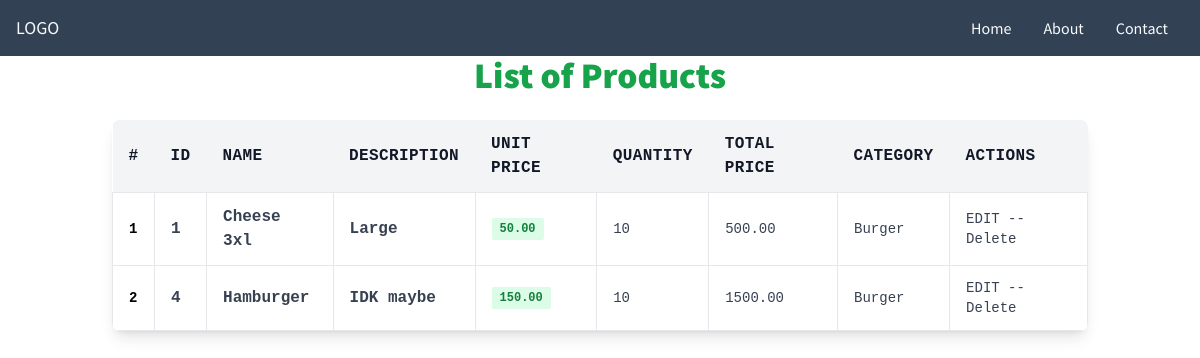
The app's page /shopapp/list/burger with its own data.
### myApp/models.py (models this page shows, shortened)
class Product(models.Model):
    product_name = models.CharField(max_length=50)
    slug = models.SlugField(null=True, blank=True)
    details = models.CharField(max_length=50, null=True)
    unit_price = models.DecimalField(max_digits=8, decimal_places=2, default=0)
    quantity = models.IntegerField(default=0)
    total_price = models.DecimalField(max_digits=8, decimal_places=2, default=0)
    purchase_date = models.DateTimeField(auto_now_add=True)
    images = models.FileField(upload_to='photos/products')
    category = models.ForeignKey(Category, on_delete=models.CASCADE)
    created_date = models.DateField(auto_now_add=True)
    modified_date = models.DateField(auto_now=True)

class Category(models.Model):
    category_name = models.CharField(max_length=50)
    slug = models.SlugField(null=True, blank=True)
    details = models.CharField(max_length=50, null=True)

### myApp/views.py (the view)
# urls.py: path('list', views.listProduct, name='list'),
def listProduct(request, category_slug=None):
    categories = None
    products = None
    if category_slug != None:
        categories = get_object_or_404(Category, slug=category_slug)
        products = Product.objects.filter(category=categories)
    else:
        products = Product.objects.all().order_by('-id')
    context = {'products': products,}
    return render(request, 'ShopApp/listProduct.html', context)

### myApp/templates/ShopApp/listProduct.html
{% extends 'base.html' %}
{% block content %}
    <div class="w-full">
      <h1 class="text-center font-extrabold text-4xl text-green-600">
        List of Products
      </h1>
      <section class="container mx-auto p-6 font-mono">
        <div class="w-full mb-8 overflow-hidden rounded-lg shadow-lg">
          <div class="w-full overflow-x-auto">
            <table class="w-full">
              <thead>
                <tr
                  class="text-md font-semibold tracking-wide text-left text-gray-900 bg-gray-100 uppercase border-b border-gray-600"
                >
                  <th class="px-4 py-3">#</th>
                  <th class="px-4 py-3">ID</th>
                  <th class="px-4 py-3">Name</th>
                  <th class="px-4 py-3">Description</th>
                  <th class="px-4 py-3">Unit Price</th>
                  <th class="px-4 py-3">Quantity</th>
                  <th class="px-4 py-3">Total Price</th>
                  <th class="px-4 py-3">Category</th>
                  <th class="px-4 py-3">Actions</th>
                </tr>
              </thead>
              <tbody class="bg-white">
                {% for prod in products %}
                <tr class="text-gray-700">
                  <td class="px-4 py-3 border">
                    <div class="flex items-center text-sm">
                      <p class="font-semibold text-black">{{ forloop.counter }}</p>
                    </div>
                  </td>
                  <td class="px-4 py-3 text-ms font-semibold border">{{ prod.id }}</td>
                  <td class="px-4 py-3 text-ms font-semibold border">{{ prod.product_name|title }}</td>
                  <td class="px-4 py-3 text-ms font-semibold border">{{ prod.details }}</td>
                  <td class="px-4 py-3 text-xs border">
                    <span
                      class="px-2 py-1 font-semibold leading-tight text-green-700 bg-green-100 rounded-sm"
                    >
                      {{ prod.unit_price }}
                    </span>
                  </td>
                  <td class="px-4 py-3 text-sm border">{{ prod.quantity }}</td>
                  <td class="px-4 py-3 text-sm border">{{ prod.total_price }}</td>
                  <td class="px-4 py-3 text-sm border">{{ prod.category.category_name }}</td>
                  <td class="px-4 py-3 text-sm border">EDIT -- Delete</td>
                </tr>
                {% endfor %}
              </tbody>
            </table>
          </div>
        </div>
      </section>
    </div>
{% endblock content %}

### records on screen
Product: id "1", product_name "Cheese 3xl", details "Large", unit_price "50.00", quantity "10", total_price "500.00", category.category_name "Burger"
Product: id "4", product_name "Hamburger", details "IDK maybe", unit_price "150.00", quantity "10", total_price "1500.00", category.category_name "Burger"
